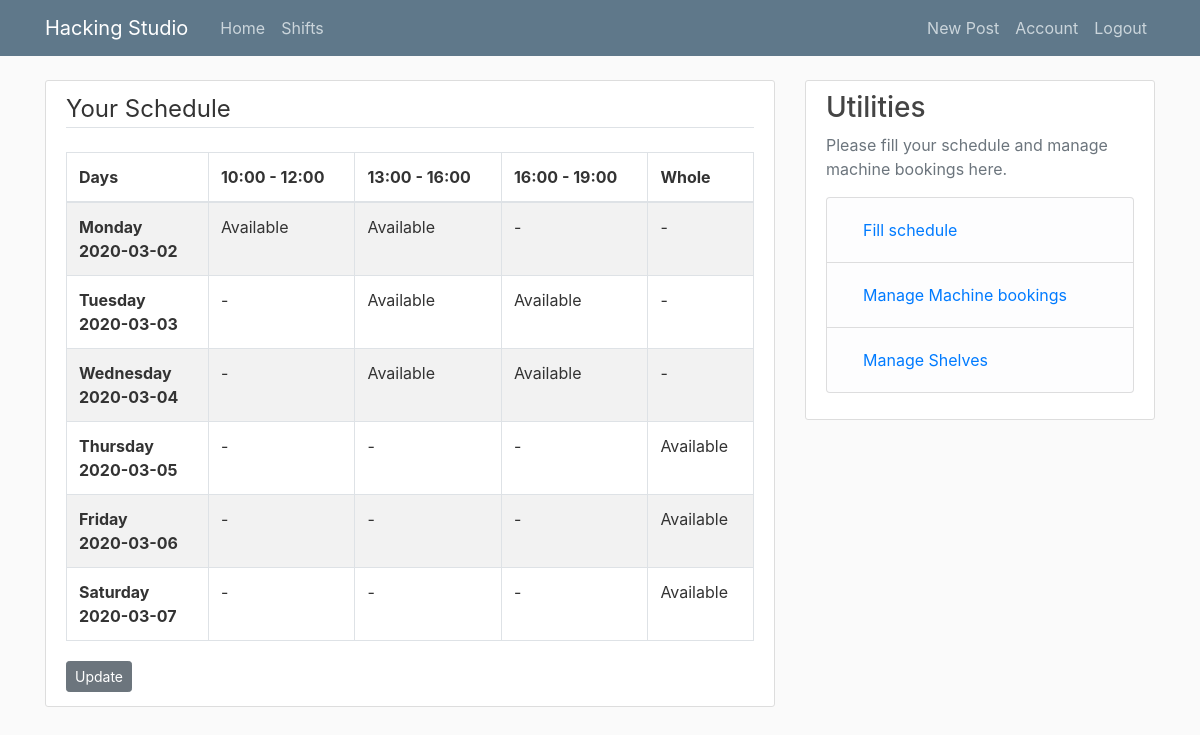
Screenshot of /calender (signed in) with the database file from the repository.
### flaskblog/models.py (models this page shows, shortened)
class Calender(db.Model):
    id = db.Column(db.Integer, db.ForeignKey('user.id'), nullable=False, primary_key=True)
    date_posted = db.Column(db.DateTime, nullable=False, default=datetime.utcnow)
    mon1 = db.Column(db.Boolean, default=False)
    mon2 = db.Column(db.Boolean, default=False)
    mon3 = db.Column(db.Boolean, default=False)
    mon4 = db.Column(db.Boolean, default=False)
    tues1 = db.Column(db.Boolean, default=False)
    tues2 = db.Column(db.Boolean, default=False)
    tues3 = db.Column(db.Boolean, default=False)
    tues4 = db.Column(db.Boolean, default=False)
    wed1 = db.Column(db.Boolean, default=False)
    wed2 = db.Column(db.Boolean, default=False)
    wed3 = db.Column(db.Boolean, default=False)
    wed4 = db.Column(db.Boolean, default=False)
    thurs1 = db.Column(db.Boolean, default=False)
    thurs2 = db.Column(db.Boolean, default=False)
    thurs3 = db.Column(db.Boolean, default=False)
    thurs4 = db.Column(db.Boolean, default=False)
    fri1 = db.Column(db.Boolean, default=False)
    fri2 = db.Column(db.Boolean, default=False)
    fri3 = db.Column(db.Boolean, default=False)
    fri4 = db.Column(db.Boolean, default=False)
    sat1 = db.Column(db.Boolean, default=False)
    sat2 = db.Column(db.Boolean, default=False)
    sat3 = db.Column(db.Boolean, default=False)
    sat4 = db.Column(db.Boolean, default=False)

### flaskblog/calenders/routes.py (the view)
@calenders.route("/calender")
def calender():
    calender = Calender.query.get_or_404(current_user.get_id())
    return render_template('calender.html', calender=calender,
                            val_func=val_func, weekdays=weekdays, legend='Your Schedule')

### flaskblog/calenders/routes.py (called while the page is built)
def val_func(x):
    if x:
        return 'Available'
    else:
        return '-'

def weekdays(x):
    today = datetime.date.today()
    the_day = today + datetime.timedelta(days=-today.weekday()+x, weeks=1)
    return the_day

### flaskblog/models.py (called while the page is built)
@login_manager.user_loader
def load_user(user_id):
    return User.query.get(int(user_id))

### flaskblog/templates/calender.html
{% extends "layout.html" %}
{% block content %}
<div class="content-section">
  <legend class="border-bottom mb-4">{{ legend }}</legend>
  <table class="table table-striped table-bordered">
    <thead>
      <tr>
        <th scope="col">Days</th>
        <th scope="col">10:00 - 12:00</th>
        <th scope="col">13:00 - 16:00</th>
        <th scope="col">16:00 - 19:00</th>
        <th scope="col">Whole</th>
      </tr>
    </thead>
    <tbody>
      <tr>
        <th scope="row">Monday <br> {{ weekdays(0)}}</th>
        <td>{{ val_func(calender.mon1) }}</td>
        <td>{{ val_func(calender.mon2) }}</td>
        <td>{{ val_func(calender.mon3) }}</td>
        <td>{{ val_func(calender.mon4) }}</td>
      </tr>
      <tr>
        <th scope="row">Tuesday <br> {{ weekdays(1)}}</th>
        <td>{{ val_func(calender.tues1) }}</td>
        <td>{{ val_func(calender.tues2) }}</td>
        <td>{{ val_func(calender.tues3) }}</td>
        <td>{{ val_func(calender.tues4) }}</td>
      </tr>
      <tr>
        <th scope="row">Wednesday <br> {{ weekdays(2)}}</th>
        <td>{{ val_func(calender.wed1) }}</td>
        <td>{{ val_func(calender.wed2) }}</td>
        <td>{{ val_func(calender.wed3) }}</td>
        <td>{{ val_func(calender.wed4) }}</td>
      </tr>
      <tr>
        <th scope="row">Thursday <br> {{ weekdays(3)}}</th>
        <td>{{ val_func(calender.thurs1) }}</td>
        <td>{{ val_func(calender.thurs2) }}</td>
        <td>{{ val_func(calender.thurs3) }}</td>
        <td>{{ val_func(calender.thurs4) }}</td>
      </tr>
      <tr>
        <th scope="row">Friday <br> {{ weekdays(4)}}</th>
        <td>{{ val_func(calender.fri1) }}</td>
        <td>{{ val_func(calender.fri2) }}</td>
        <td>{{ val_func(calender.fri3) }}</td>
        <td>{{ val_func(calender.fri4) }}</td>
      </tr>
      <tr>
        <th scope="row">Saturday <br> {{ weekdays(5)}}</th>
        <td>{{ val_func(calender.sat1) }}</td>
        <td>{{ val_func(calender.sat2) }}</td>
        <td>{{ val_func(calender.sat3) }}</td>
        <td>{{ val_func(calender.sat4) }}</td>
      </tr>
    </tbody>
  </table>
<a class="btn btn-secondary btn-sm mt-1 mb-1" href="{{ url_for('calenders.update') }}">Update</a>
</div>
{% endblock content %}

### flaskblog/static/main.css (style rules this page uses)
body { background: #fafafa; color: #333333; margin-top: 5rem; }
.content-section { background: #ffffff; padding: 10px 20px; border: 1px solid #dddddd; border-radius: 3px; margin-bottom: 20px; }

### rows the page displays
Calender: mon1 "Available", mon2 "Available", mon3 "-", mon4 "-", tues1 "-", tues2 "Available", tues3 "Available", tues4 "-", wed1 "-", wed2 "Available", wed3 "Available", wed4 "-", thurs1 "-", thurs2 "-", thurs3 "-", thurs4 "Available", fri1 "-", fri2 "-", fri3 "-", fri4 "Available", sat1 "-", sat2 "-", sat3 "-", sat4 "Available"

### other values shown
{{ legend }} "Your Schedule"
{{ weekdays(0) }} "2020-03-02"
{{ weekdays(1) }} "2020-03-03"
{{ weekdays(2) }} "2020-03-04"
{{ weekdays(3) }} "2020-03-05"
{{ weekdays(4) }} "2020-03-06"
{{ weekdays(5) }} "2020-03-07"
